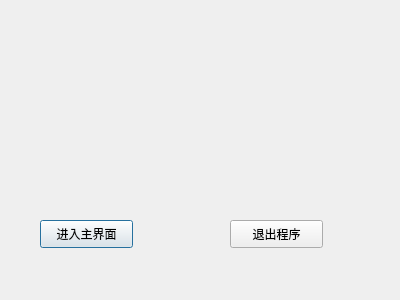
<?xml version="1.0" encoding="UTF-8"?>
<ui version="4.0">
 <class>MyDialog</class>
 <widget class="QDialog" name="MyDialog">
  <property name="geometry">
   <rect>
    <x>0</x>
    <y>0</y>
    <width>400</width>
    <height>300</height>
   </rect>
  </property>
  <property name="windowTitle">
   <string>Dialog</string>
  </property>
  <widget class="QPushButton" name="pushButton">
   <property name="geometry">
    <rect>
     <x>40</x>
     <y>220</y>
     <width>93</width>
     <height>28</height>
    </rect>
   </property>
   <property name="text">
    <string>进入主界面</string>
   </property>
  </widget>
  <widget class="QPushButton" name="pushButton_2">
   <property name="geometry">
    <rect>
     <x>230</x>
     <y>220</y>
     <width>93</width>
     <height>28</height>
    </rect>
   </property>
   <property name="text">
    <string>退出程序</string>
   </property>
  </widget>
 </widget>
 <resources/>
 <connections>
  <connection>
   <sender>pushButton_2</sender>
   <signal>clicked()</signal>
   <receiver>MyDialog</receiver>
   <slot>close()</slot>
   <hints>
    <hint type="sourcelabel">
     <x>284</x>
     <y>220</y>
    </hint>
    <hint type="destinationlabel">
     <x>407</x>
     <y>117</y>
    </hint>
   </hints>
  </connection>
 </connections>
</ui>
